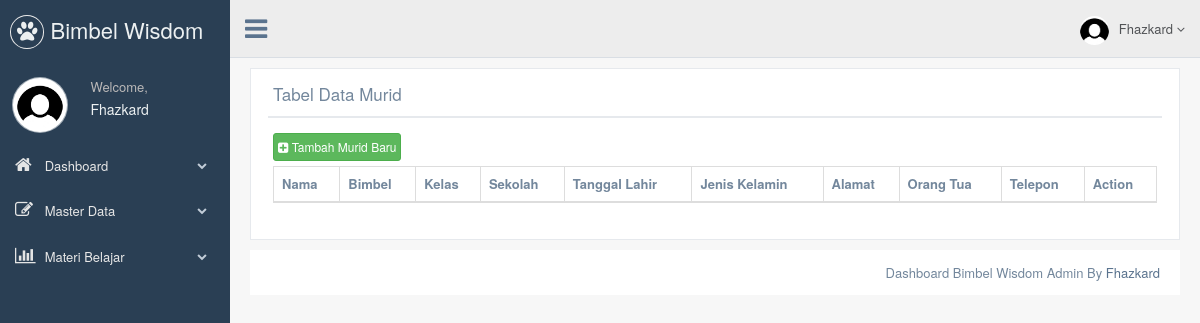
Before: /dashboard/murid/index.php (signed in) with the older database file.
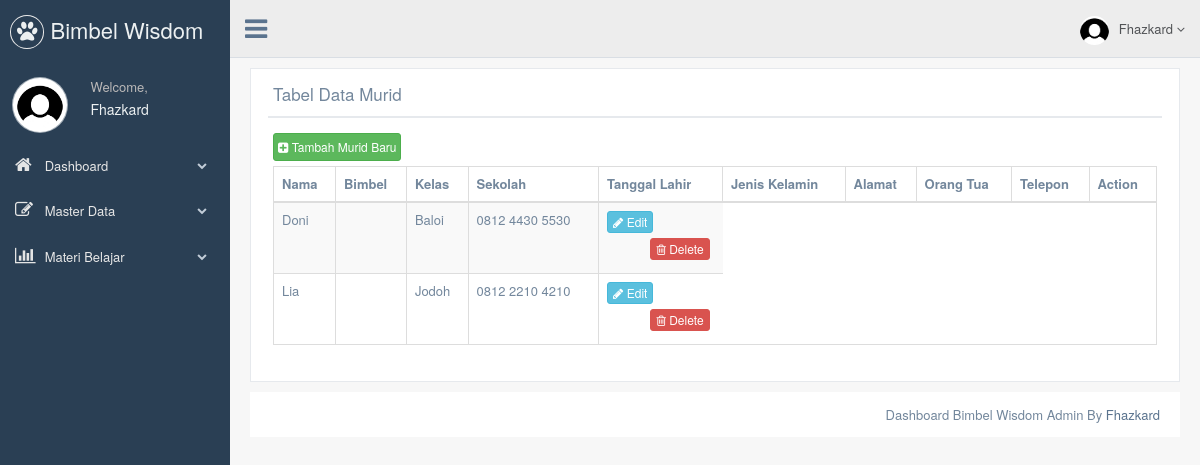
After: the same page with the newer database file.
### tables this page shows
CREATE TABLE `murid` (
  `murid_id` int(11) NOT NULL,
  `sekolah_id` int(11) DEFAULT NULL,
  `kelas_id` int(11) DEFAULT NULL,
  `bimbel_id` int(11) DEFAULT NULL,
  `nama` varchar(30) NOT NULL,
  `tgl_lahir` date NOT NULL,
  `jk` varchar(20) NOT NULL,
  `alamat` text NOT NULL,
  `nama_ortu` varchar(30) NOT NULL,
  `tlp` varchar(20) NOT NULL
);

### dashboard/murid/index.php (the view, shortened to what this page needs)
<?php include "../header.php";?>
        <div class="row">
            <div class="col-md-12 col-sm-12 col-xs-12">
                <div class="x_panel">
                <div class="x_title">
                  <h2>Tabel Data Murid</h2>
                  <div class="clearfix"></div>
                </div>
                <div class="x_content">
                    <a href="#" class="btn btn-success btn-xs" style="padding:4px;" data-toggle="modal" data-target=".tambah"><i class="fa fa-plus-square" ></i> Tambah Murid Baru</a>
                  <table id="datatable-responsive" class="table table-striped table-bordered dt-responsive nowrap" cellspacing="0" width="100%">
                    <thead>
                      <tr>
                        <th>Nama</th>
                        <th>Bimbel</th>
                        <th>Kelas</th>
                        <th>Sekolah</th>
						<th>Tanggal Lahir</th>
						<th>Jenis Kelamin</th>
						<th>Alamat</th>
						<th>Orang Tua</th>
						<th>Telepon</th>
                        <th>Action</th>
                      </tr>
                    </thead>
					<tbody>
					<?php
						include '../../koneksi/konek.php';
						$selek_data = mysqli_query($koneksi, "SELECT * FROM murid");
						while($data = mysqli_fetch_array($selek_data)){
							?>
                      <tr class=" ">
                        <td class=" "><?php echo $data['nama']; ?></td>
                        <td class=" "><?php echo $data['jenis']; ?></td>
                        <td class=" "><?php echo $data['alamat']; ?></td>
                        <td class="a-right a-right "><?php echo $data['tlp']; ?></td>
                        <td class=" last">
							<a id="edit_link" href="#" class="btn btn-info btn-xs last" data-toggle="modal" data-target=".edit"
							data-sekolah_id="<?php echo $data['sekolah_id']; ?>"
							data-nama="<?php echo $data['nama']; ?>"
							data-jenis="<?php echo $data['jenis']; ?>"
							data-alamat="<?php echo $data['alamat']; ?>"
							data-tlp="<?php echo $data['tlp']; ?>"><i class="fa fa-pencil"></i> Edit</a>
							<form method="post" action="../../koneksi/delete.php" style="width:auto;float:right;">
								<button type="submit" class="btn btn-danger btn-xs last" onclick="return konfirmasi()"><i class="fa fa-trash-o"></i> Delete</button>
							</form>
                        </td>
                      </tr>
					<?php
					}
					?>
                    </tbody>
                  </table>
                </div>
              </div>
            </div>
          </div>
<?php include "../footer.php";?>

Changed rows visible on the page:
added murid: nama "Doni", alamat "Baloi", tlp "0812 4430 5530"
added murid: nama "Lia", alamat "Jodoh", tlp "0812 2210 4210"
